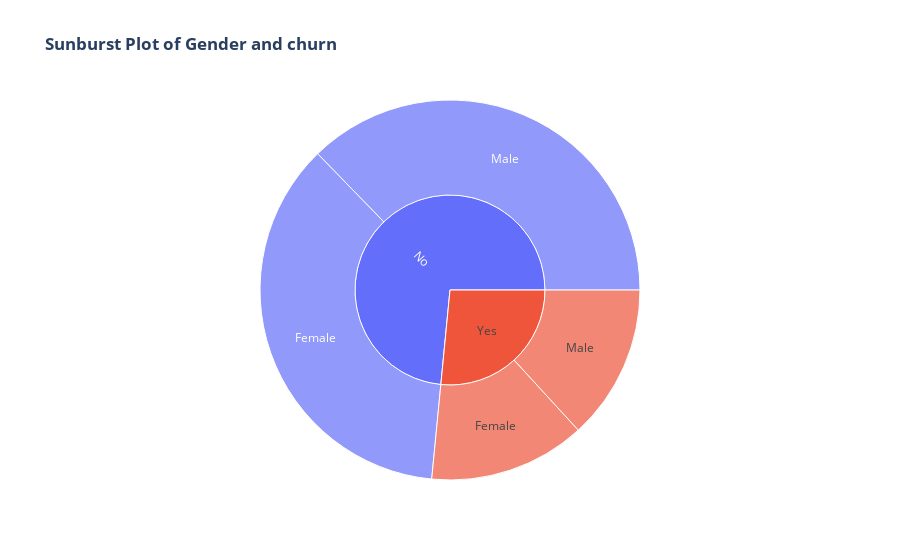

Source (notebook cell):
### Markdown cell above
we can also see from this pie chart that the customers are 49.5% males and 50.5% females

### Code cell
fig = px.sunburst(data, path=['Churn', 'gender'], title='<b>Sunburst Plot of Gender and churn<b>')
iplot(fig)

### Figure 1 — Plotly figure (JSON) as saved in the notebook; plotly's stock layout.template omitted (floating-point values rounded to 4 significant figures)
{"data": [{"branchvalues": "total", "domain": {"x": [0, 1], "y": [0, 1]}, "hovertemplate": "labels=%{label}<br>count=%{value}<br>parent=%{parent}<br>id=%{id}<extra></extra>", "ids": ["No/Female", "Yes/Female", "No/Male", "Yes/Male", "No", "Yes"], "labels": ["Female", "Female", "Male", "Male", "No", "Yes"], "name": "", "parents": ["No", "Yes", "No", "Yes", "", ""], "type": "sunburst", "values": [2549, 939, 2625, 930, 5174, 1869]}], "layout": {"legend": {"tracegroupgap": 0}, "title": {"text": "<b>Sunburst Plot of Gender and churn<b>"}}}
